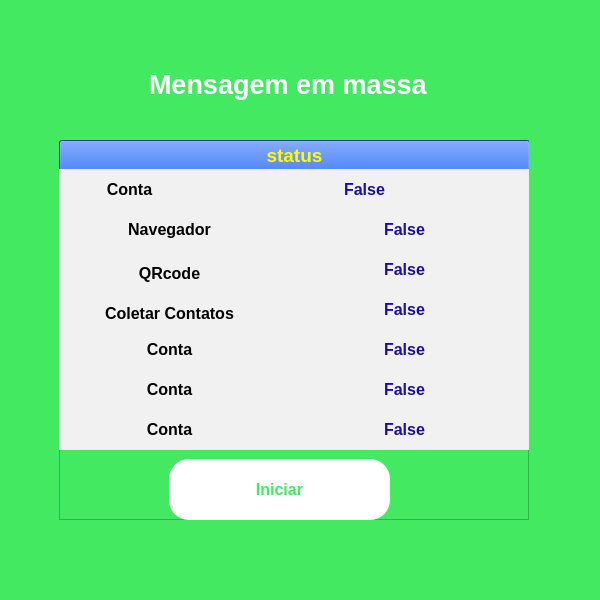
<?xml version="1.0" encoding="UTF-8"?>
<ui version="4.0">
 <class>MainWindow</class>
 <widget class="QMainWindow" name="MainWindow">
  <property name="geometry">
   <rect>
    <x>0</x>
    <y>0</y>
    <width>600</width>
    <height>600</height>
   </rect>
  </property>
  <property name="windowTitle">
   <string>MainWindow</string>
  </property>
  <property name="styleSheet">
   <string notr="true">background-color: rgb(67, 234, 97);</string>
  </property>
  <widget class="QWidget" name="central">
   <layout class="QVBoxLayout" name="verticalLayout_2">
    <item>
     <widget class="QStackedWidget" name="gerenciador_telas">
      <property name="currentIndex">
       <number>1</number>
      </property>
      <widget class="QWidget" name="login">
       <widget class="QLabel" name="label_8">
        <property name="geometry">
         <rect>
          <x>80</x>
          <y>50</y>
          <width>191</width>
          <height>91</height>
         </rect>
        </property>
        <property name="font">
         <font>
          <pointsize>20</pointsize>
          <weight>75</weight>
          <bold>true</bold>
         </font>
        </property>
        <property name="styleSheet">
         <string notr="true">color: rgb(255, 255, 255);</string>
        </property>
        <property name="text">
         <string>Auto Whats</string>
        </property>
       </widget>
       <widget class="QLineEdit" name="usuario">
        <property name="geometry">
         <rect>
          <x>80</x>
          <y>210</y>
          <width>391</width>
          <height>31</height>
         </rect>
        </property>
        <property name="font">
         <font>
          <weight>75</weight>
          <bold>true</bold>
         </font>
        </property>
        <property name="styleSheet">
         <string notr="true">background-color: rgb(255, 255, 255);</string>
        </property>
        <property name="placeholderText">
         <string>  Digite seu usuário aqui</string>
        </property>
       </widget>
       <widget class="QLabel" name="label_6">
        <property name="geometry">
         <rect>
          <x>80</x>
          <y>400</y>
          <width>201</width>
          <height>21</height>
         </rect>
        </property>
        <property name="font">
         <font>
          <pointsize>8</pointsize>
          <weight>75</weight>
          <bold>true</bold>
         </font>
        </property>
        <property name="styleSheet">
         <string notr="true">color: rgb(255, 0, 0);</string>
        </property>
        <property name="text">
         <string/>
        </property>
       </widget>
       <widget class="QLabel" name="label_4">
        <property name="geometry">
         <rect>
          <x>80</x>
          <y>153</y>
          <width>121</width>
          <height>31</height>
         </rect>
        </property>
        <property name="font">
         <font>
          <pointsize>14</pointsize>
          <weight>75</weight>
          <bold>true</bold>
         </font>
        </property>
        <property name="styleSheet">
         <string notr="true">color: rgb(255, 255, 255);</string>
        </property>
        <property name="text">
         <string>Usuário:</string>
        </property>
       </widget>
       <widget class="QLineEdit" name="senha">
        <property name="geometry">
         <rect>
          <x>80</x>
          <y>350</y>
          <width>391</width>
          <height>31</height>
         </rect>
        </property>
        <property name="font">
         <font>
          <weight>75</weight>
          <bold>true</bold>
         </font>
        </property>
        <property name="styleSheet">
         <string notr="true">background-color: rgb(255, 255, 255);</string>
        </property>
        <property name="text">
         <string/>
        </property>
        <property name="echoMode">
         <enum>QLineEdit::Password</enum>
        </property>
        <property name="placeholderText">
         <string>  Digite sua senha aqui</string>
        </property>
       </widget>
       <widget class="QPushButton" name="botao_entrar">
        <property name="geometry">
         <rect>
          <x>80</x>
          <y>450</y>
          <width>141</width>
          <height>51</height>
         </rect>
        </property>
        <property name="font">
         <font>
          <pointsize>12</pointsize>
          <weight>75</weight>
          <bold>true</bold>
         </font>
        </property>
        <property name="layoutDirection">
         <enum>Qt::LeftToRight</enum>
        </property>
        <property name="styleSheet">
         <string notr="true">color: rgb(67, 234, 97);
background-color: rgb(255, 255, 255);
border-radius: 20px;</string>
        </property>
        <property name="text">
         <string>Entrar</string>
        </property>
       </widget>
       <widget class="QLabel" name="label_7">
        <property name="geometry">
         <rect>
          <x>80</x>
          <y>290</y>
          <width>121</width>
          <height>31</height>
         </rect>
        </property>
        <property name="font">
         <font>
          <pointsize>14</pointsize>
          <weight>75</weight>
          <bold>true</bold>
         </font>
        </property>
        <property name="styleSheet">
         <string notr="true">color: rgb(255, 255, 255);</string>
        </property>
        <property name="text">
         <string>Senha:</string>
        </property>
       </widget>
      </widget>
      <widget class="QWidget" name="massa">
       <widget class="QLabel" name="label_9">
        <property name="geometry">
         <rect>
          <x>140</x>
          <y>30</y>
          <width>291</width>
          <height>91</height>
         </rect>
        </property>
        <property name="font">
         <font>
          <pointsize>20</pointsize>
          <weight>75</weight>
          <bold>true</bold>
         </font>
        </property>
        <property name="styleSheet">
         <string notr="true">color: rgb(255, 255, 255);</string>
        </property>
        <property name="text">
         <string>Mensagem em massa</string>
        </property>
       </widget>
       <widget class="QFrame" name="frame">
        <property name="geometry">
         <rect>
          <x>50</x>
          <y>130</y>
          <width>470</width>
          <height>381</height>
         </rect>
        </property>
        <property name="frameShape">
         <enum>QFrame::StyledPanel</enum>
        </property>
        <property name="frameShadow">
         <enum>QFrame::Raised</enum>
        </property>
        <widget class="QWidget" name="verticalLayoutWidget">
         <property name="geometry">
          <rect>
           <x>0</x>
           <y>0</y>
           <width>471</width>
           <height>33</height>
          </rect>
         </property>
         <layout class="QVBoxLayout" name="verticalLayout">
          <item>
           <widget class="QPushButton" name="pushButton">
            <property name="font">
             <font>
              <pointsize>14</pointsize>
              <weight>75</weight>
              <bold>true</bold>
             </font>
            </property>
            <property name="styleSheet">
             <string notr="true">background-color: rgb(27, 88, 221);
color: rgb(255, 255, 0);</string>
            </property>
            <property name="text">
             <string>status</string>
            </property>
           </widget>
          </item>
         </layout>
        </widget>
        <widget class="QWidget" name="verticalLayoutWidget_2">
         <property name="geometry">
          <rect>
           <x>0</x>
           <y>30</y>
           <width>141</width>
           <height>41</height>
          </rect>
         </property>
         <layout class="QVBoxLayout" name="verticalLayout_3">
          <item>
           <widget class="QLabel" name="conta">
            <property name="font">
             <font>
              <pointsize>12</pointsize>
              <weight>75</weight>
              <bold>true</bold>
             </font>
            </property>
            <property name="styleSheet">
             <string notr="true">
background-color: rgb(241, 241, 241);</string>
            </property>
            <property name="text">
             <string>&lt;html&gt;&lt;head/&gt;&lt;body&gt;&lt;p align=&quot;center&quot;&gt;Conta&lt;/p&gt;&lt;/body&gt;&lt;/html&gt;</string>
            </property>
           </widget>
          </item>
         </layout>
        </widget>
        <widget class="QWidget" name="verticalLayoutWidget_3">
         <property name="geometry">
          <rect>
           <x>0</x>
           <y>70</y>
           <width>221</width>
           <height>41</height>
          </rect>
         </property>
         <layout class="QVBoxLayout" name="verticalLayout_4">
          <item>
           <widget class="QLabel" name="navegador">
            <property name="font">
             <font>
              <pointsize>12</pointsize>
              <weight>75</weight>
              <bold>true</bold>
             </font>
            </property>
            <property name="styleSheet">
             <string notr="true">
background-color: rgb(241, 241, 241);</string>
            </property>
            <property name="text">
             <string>&lt;html&gt;&lt;head/&gt;&lt;body&gt;&lt;p align=&quot;center&quot;&gt;Navegador&lt;/p&gt;&lt;/body&gt;&lt;/html&gt;</string>
            </property>
           </widget>
          </item>
         </layout>
        </widget>
        <widget class="QWidget" name="verticalLayoutWidget_4">
         <property name="geometry">
          <rect>
           <x>0</x>
           <y>110</y>
           <width>221</width>
           <height>49</height>
          </rect>
         </property>
         <layout class="QVBoxLayout" name="verticalLayout_5">
          <item>
           <widget class="QLabel" name="label_15">
            <property name="font">
             <font>
              <pointsize>12</pointsize>
              <weight>75</weight>
              <bold>true</bold>
             </font>
            </property>
            <property name="styleSheet">
             <string notr="true">
background-color: rgb(241, 241, 241);</string>
            </property>
            <property name="text">
             <string>&lt;html&gt;&lt;head/&gt;&lt;body&gt;&lt;p align=&quot;center&quot;&gt;QRcode&lt;/p&gt;&lt;/body&gt;&lt;/html&gt;</string>
            </property>
           </widget>
          </item>
         </layout>
        </widget>
        <widget class="QWidget" name="verticalLayoutWidget_5">
         <property name="geometry">
          <rect>
           <x>0</x>
           <y>150</y>
           <width>221</width>
           <height>49</height>
          </rect>
         </property>
         <layout class="QVBoxLayout" name="verticalLayout_6">
          <item>
           <widget class="QLabel" name="label_16">
            <property name="font">
             <font>
              <pointsize>12</pointsize>
              <weight>75</weight>
              <bold>true</bold>
             </font>
            </property>
            <property name="styleSheet">
             <string notr="true">
background-color: rgb(241, 241, 241);</string>
            </property>
            <property name="text">
             <string>&lt;html&gt;&lt;head/&gt;&lt;body&gt;&lt;p align=&quot;center&quot;&gt;Coletar Contatos&lt;/p&gt;&lt;/body&gt;&lt;/html&gt;</string>
            </property>
           </widget>
          </item>
         </layout>
        </widget>
        <widget class="QWidget" name="verticalLayoutWidget_6">
         <property name="geometry">
          <rect>
           <x>0</x>
           <y>190</y>
           <width>221</width>
           <height>41</height>
          </rect>
         </property>
         <layout class="QVBoxLayout" name="verticalLayout_7">
          <item>
           <widget class="QLabel" name="label_17">
            <property name="font">
             <font>
              <pointsize>12</pointsize>
              <weight>75</weight>
              <bold>true</bold>
             </font>
            </property>
            <property name="styleSheet">
             <string notr="true">
background-color: rgb(241, 241, 241);</string>
            </property>
            <property name="text">
             <string>&lt;html&gt;&lt;head/&gt;&lt;body&gt;&lt;p align=&quot;center&quot;&gt;Conta&lt;/p&gt;&lt;/body&gt;&lt;/html&gt;</string>
            </property>
           </widget>
          </item>
         </layout>
        </widget>
        <widget class="QWidget" name="verticalLayoutWidget_7">
         <property name="geometry">
          <rect>
           <x>0</x>
           <y>230</y>
           <width>221</width>
           <height>41</height>
          </rect>
         </property>
         <layout class="QVBoxLayout" name="verticalLayout_8">
          <item>
           <widget class="QLabel" name="label_18">
            <property name="font">
             <font>
              <pointsize>12</pointsize>
              <weight>75</weight>
              <bold>true</bold>
             </font>
            </property>
            <property name="styleSheet">
             <string notr="true">
background-color: rgb(241, 241, 241);</string>
            </property>
            <property name="text">
             <string>&lt;html&gt;&lt;head/&gt;&lt;body&gt;&lt;p align=&quot;center&quot;&gt;Conta&lt;/p&gt;&lt;/body&gt;&lt;/html&gt;</string>
            </property>
           </widget>
          </item>
         </layout>
        </widget>
        <widget class="QWidget" name="verticalLayoutWidget_8">
         <property name="geometry">
          <rect>
           <x>0</x>
           <y>270</y>
           <width>221</width>
           <height>41</height>
          </rect>
         </property>
         <layout class="QVBoxLayout" name="verticalLayout_9">
          <item>
           <widget class="QLabel" name="label_19">
            <property name="font">
             <font>
              <pointsize>12</pointsize>
              <weight>75</weight>
              <bold>true</bold>
             </font>
            </property>
            <property name="styleSheet">
             <string notr="true">
background-color: rgb(241, 241, 241);</string>
            </property>
            <property name="text">
             <string>&lt;html&gt;&lt;head/&gt;&lt;body&gt;&lt;p align=&quot;center&quot;&gt;Conta&lt;/p&gt;&lt;/body&gt;&lt;/html&gt;</string>
            </property>
           </widget>
          </item>
         </layout>
        </widget>
        <widget class="QWidget" name="verticalLayoutWidget_9">
         <property name="geometry">
          <rect>
           <x>140</x>
           <y>30</y>
           <width>331</width>
           <height>41</height>
          </rect>
         </property>
         <layout class="QVBoxLayout" name="verticalLayout_10">
          <item>
           <widget class="QLabel" name="false_1">
            <property name="font">
             <font>
              <pointsize>12</pointsize>
              <weight>75</weight>
              <bold>true</bold>
             </font>
            </property>
            <property name="styleSheet">
             <string notr="true">background-color: rgb(241, 241, 241);
color: rgb(26, 13, 165);</string>
            </property>
            <property name="text">
             <string>&lt;html&gt;&lt;head/&gt;&lt;body&gt;&lt;p align=&quot;center&quot;&gt;False&lt;/p&gt;&lt;/body&gt;&lt;/html&gt;</string>
            </property>
           </widget>
          </item>
         </layout>
        </widget>
        <widget class="QWidget" name="verticalLayoutWidget_12">
         <property name="geometry">
          <rect>
           <x>220</x>
           <y>150</y>
           <width>251</width>
           <height>41</height>
          </rect>
         </property>
         <layout class="QVBoxLayout" name="verticalLayout_13">
          <item>
           <widget class="QLabel" name="label_10">
            <property name="font">
             <font>
              <pointsize>12</pointsize>
              <weight>75</weight>
              <bold>true</bold>
             </font>
            </property>
            <property name="styleSheet">
             <string notr="true">background-color: rgb(241, 241, 241);
color: rgb(26, 13, 165);</string>
            </property>
            <property name="text">
             <string>&lt;html&gt;&lt;head/&gt;&lt;body&gt;&lt;p align=&quot;center&quot;&gt;False&lt;/p&gt;&lt;/body&gt;&lt;/html&gt;</string>
            </property>
           </widget>
          </item>
         </layout>
        </widget>
        <widget class="QWidget" name="verticalLayoutWidget_13">
         <property name="geometry">
          <rect>
           <x>220</x>
           <y>190</y>
           <width>251</width>
           <height>41</height>
          </rect>
         </property>
         <layout class="QVBoxLayout" name="verticalLayout_14">
          <item>
           <widget class="QLabel" name="label_11">
            <property name="font">
             <font>
              <pointsize>12</pointsize>
              <weight>75</weight>
              <bold>true</bold>
             </font>
            </property>
            <property name="styleSheet">
             <string notr="true">background-color: rgb(241, 241, 241);
color: rgb(26, 13, 165);</string>
            </property>
            <property name="text">
             <string>&lt;html&gt;&lt;head/&gt;&lt;body&gt;&lt;p align=&quot;center&quot;&gt;False&lt;/p&gt;&lt;/body&gt;&lt;/html&gt;</string>
            </property>
           </widget>
          </item>
         </layout>
        </widget>
        <widget class="QWidget" name="verticalLayoutWidget_14">
         <property name="geometry">
          <rect>
           <x>220</x>
           <y>230</y>
           <width>251</width>
           <height>41</height>
          </rect>
         </property>
         <layout class="QVBoxLayout" name="verticalLayout_15">
          <item>
           <widget class="QLabel" name="label_12">
            <property name="font">
             <font>
              <pointsize>12</pointsize>
              <weight>75</weight>
              <bold>true</bold>
             </font>
            </property>
            <property name="styleSheet">
             <string notr="true">background-color: rgb(241, 241, 241);
color: rgb(26, 13, 165);</string>
            </property>
            <property name="text">
             <string>&lt;html&gt;&lt;head/&gt;&lt;body&gt;&lt;p align=&quot;center&quot;&gt;False&lt;/p&gt;&lt;/body&gt;&lt;/html&gt;</string>
            </property>
           </widget>
          </item>
         </layout>
        </widget>
        <widget class="QWidget" name="verticalLayoutWidget_15">
         <property name="geometry">
          <rect>
           <x>220</x>
           <y>270</y>
           <width>251</width>
           <height>41</height>
          </rect>
         </property>
         <layout class="QVBoxLayout" name="verticalLayout_16">
          <item>
           <widget class="QLabel" name="label_13">
            <property name="font">
             <font>
              <pointsize>12</pointsize>
              <weight>75</weight>
              <bold>true</bold>
             </font>
            </property>
            <property name="styleSheet">
             <string notr="true">background-color: rgb(241, 241, 241);
color: rgb(26, 13, 165);</string>
            </property>
            <property name="text">
             <string>&lt;html&gt;&lt;head/&gt;&lt;body&gt;&lt;p align=&quot;center&quot;&gt;False&lt;/p&gt;&lt;/body&gt;&lt;/html&gt;</string>
            </property>
           </widget>
          </item>
         </layout>
        </widget>
        <widget class="QPushButton" name="botao_iniciar">
         <property name="geometry">
          <rect>
           <x>110</x>
           <y>320</y>
           <width>221</width>
           <height>61</height>
          </rect>
         </property>
         <property name="font">
          <font>
           <pointsize>12</pointsize>
           <weight>75</weight>
           <bold>true</bold>
          </font>
         </property>
         <property name="layoutDirection">
          <enum>Qt::LeftToRight</enum>
         </property>
         <property name="styleSheet">
          <string notr="true">color: rgb(67, 234, 97);
background-color: rgb(255, 255, 255);
border-radius: 20px;</string>
         </property>
         <property name="text">
          <string>Iniciar</string>
         </property>
        </widget>
        <widget class="QWidget" name="verticalLayoutWidget_16">
         <property name="geometry">
          <rect>
           <x>220</x>
           <y>70</y>
           <width>251</width>
           <height>41</height>
          </rect>
         </property>
         <layout class="QVBoxLayout" name="verticalLayout_17">
          <item>
           <widget class="QLabel" name="false_2">
            <property name="font">
             <font>
              <pointsize>12</pointsize>
              <weight>75</weight>
              <bold>true</bold>
             </font>
            </property>
            <property name="styleSheet">
             <string notr="true">background-color: rgb(241, 241, 241);
color: rgb(26, 13, 165);</string>
            </property>
            <property name="text">
             <string>&lt;html&gt;&lt;head/&gt;&lt;body&gt;&lt;p align=&quot;center&quot;&gt;False&lt;/p&gt;&lt;/body&gt;&lt;/html&gt;</string>
            </property>
           </widget>
          </item>
         </layout>
        </widget>
        <widget class="QWidget" name="verticalLayoutWidget_17">
         <property name="geometry">
          <rect>
           <x>220</x>
           <y>110</y>
           <width>251</width>
           <height>41</height>
          </rect>
         </property>
         <layout class="QVBoxLayout" name="verticalLayout_18">
          <item>
           <widget class="QLabel" name="false_3">
            <property name="font">
             <font>
              <pointsize>12</pointsize>
              <weight>75</weight>
              <bold>true</bold>
             </font>
            </property>
            <property name="styleSheet">
             <string notr="true">background-color: rgb(241, 241, 241);
color: rgb(26, 13, 165);</string>
            </property>
            <property name="text">
             <string>&lt;html&gt;&lt;head/&gt;&lt;body&gt;&lt;p align=&quot;center&quot;&gt;False&lt;/p&gt;&lt;/body&gt;&lt;/html&gt;</string>
            </property>
           </widget>
          </item>
         </layout>
        </widget>
       </widget>
      </widget>
     </widget>
    </item>
   </layout>
  </widget>
 </widget>
 <resources/>
 <connections/>
</ui>
